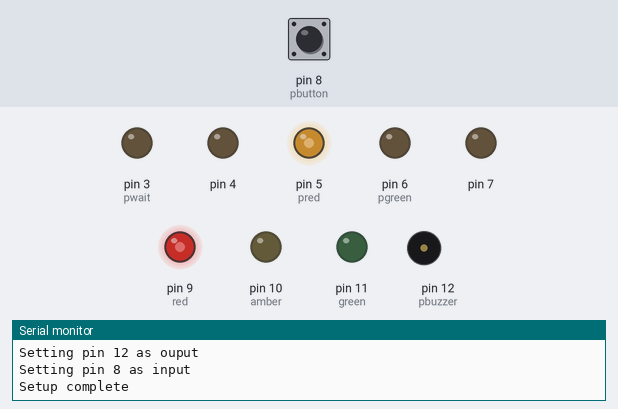
This sketch was run on a simulated Arduino Uno, built with avr-gcc and run on an emulated ATmega328P. On the bench: output pins drawn as LEDs (lit = HIGH), buzzer (waves = sounding, pin HIGH), the last lines printed to the serial monitor. Inputs (shaded band) come from the test bench; at power-on: pin 8 (pbutton) LOW.

Above: at 1.4 s.
1.5 s: pin 8 (pbutton) pulled HIGH for 0.15 s
At 2.7 s:
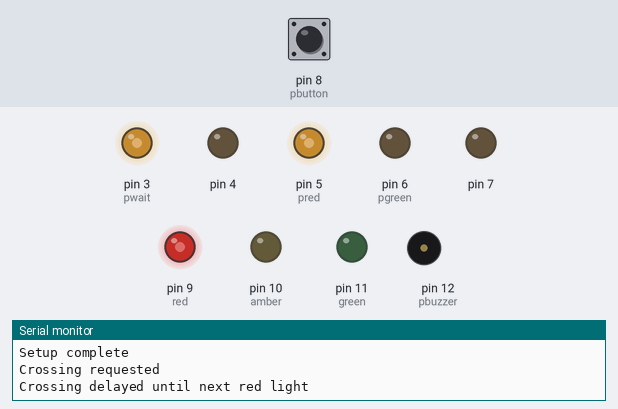
At 7.5 s:
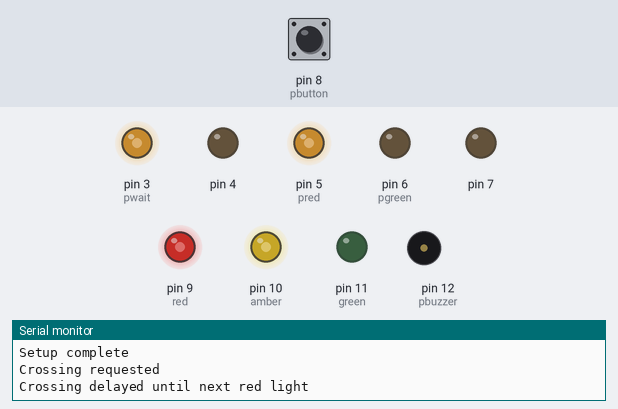
Timing chart, 0 to 24.5 s (numbered marks = the images above; inputs shaded):
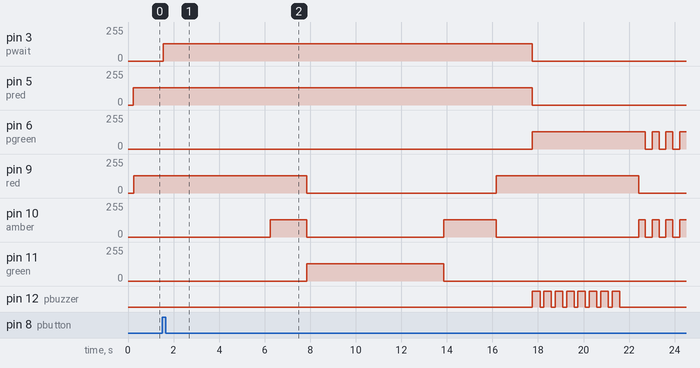

The sketch:

traffic-lights2.ino
```cpp
int pwait = 3;        // pin the waiting LED is on
int pred = 5;         // pin the pedestrian red LED is on
int pgreen = 6;       // pin the pedestrian green LED is on
int pbutton = 8;      // pin the pedestrian button is attached to
int red = 9;          // pin the red LED is attached to
int amber = 10;       // pin the amber LED is attached to
int green = 11;       // pin the green LED is attached to
int pbuzzer = 12;     // pin the buzzer is on

int stopgo = 6000;    // the length of time to be on red or green
int steady = 1500;    // the amount of time amber is on with red or on it's own
int walking = 4000;   // amount of time for pedestrian green light to be on
int flash = 300;      // flash interval for amber
int brightness = 128;  // 0-255, the brightness of the LEDs

unsigned long endTime;              // holds the end time of the current state
unsigned long crossing = 61000;     // time to wait before another crossing
unsigned long crossperiod = 0;      // end time of current crossing embargo

int pbuttonState = 0;   // used to hold the state of the pedestrian button
int requested = 0;      // used to hold the state of crossing requests

int currentState = 0;   // this will hold the traffic light state
                        // 0 = stop
                        // 1 = stop but ready
                        // 2 = go
                        // 3 = ready to stop

int previousState = 99;  // values as above, initial value must be > 0


void setup() {

  Serial.begin(9600);

  Serial.println("Starting pin assignment");
  for (int p = 3; p < 13; p++) {
    pinMode(p, OUTPUT);
    Serial.print("Setting pin ");
    Serial.print(p);
    Serial.println(" as ouput");
  }

  Serial.print("Setting pin ");
  Serial.print(pbutton);
  Serial.println(" as input");
  pinMode(pbutton, INPUT);

  analogWrite(pred, brightness);

  Serial.println("Setup complete");
}

void loop() {

  pbuttonState = digitalRead(pbutton);

  if (pbuttonState & requested == 0) {
    Serial.println("Crossing requested");
    analogWrite(pwait, brightness);
    if (currentState > 0) {
      requested = 1;
      Serial.println("Crossing at next red light");
    } else {
      Serial.println("Crossing delayed until next red light");
      requested = 2;
    }

  }

  switch (currentState) {

    case 0:
      if (currentState != previousState) {
        endTime = millis();
        previousState = currentState;
      }

      if ((stopgo + endTime) < millis()) {
        currentState = 1;
        previousState = 0;
      } else {
        analogWrite(red, brightness);
        if (requested == 1 & millis() > crossperiod) {
          delay(steady);
          Serial.println("Crossing now");
          analogWrite(pred, 0);
          analogWrite(pgreen, brightness);
          analogWrite(pwait, 0);
          int freq = walking / 12;
          for (int b = 1; b < 9; b++) {
            digitalWrite(pbuzzer, HIGH);
            delay(freq);
            digitalWrite(pbuzzer, LOW);
            delay(freq / 2);
          }
          delay(freq * 2);
          analogWrite(pgreen, 0);
          analogWrite(red, 0);

          Serial.println("Flashing");
          for (int f = 1; f < 8; f++) {
            analogWrite(amber, brightness);
            analogWrite(pgreen, brightness);
            delay(flash);
            analogWrite(amber, 0);
            analogWrite(pgreen, 0);
            delay(flash);
          }
          analogWrite(pred, brightness);
          Serial.println("Don't cross!");
          analogWrite(amber, brightness);
          delay(steady);
          Serial.println("Continuing to green");
          analogWrite(amber, 0);
          currentState = 2;
          previousState = 1;
          requested = 0;
          crossperiod = millis() + crossing;
        }
        break;
      }

    case 1:
      if (currentState != previousState) {
        endTime = millis();
        previousState = currentState;
      }
      if (requested == 2) requested = 1;
      if ((steady + endTime) < millis()) {
        currentState = 2;
        analogWrite(amber, 0);
        analogWrite(red, 0);
        previousState = 1;
      } else {
        analogWrite(amber, brightness);
        break;
      }

    case 2:
      if (currentState != previousState) {
        endTime = millis() + stopgo;
        previousState = currentState;
      }
      if (millis() > endTime) {
        currentState = 3;
        analogWrite(green, 0);
        previousState = 2;
      } else {
        analogWrite(green, brightness);
        break;
      }

    case 3:
      if (currentState != previousState) {
        endTime = millis() + (steady * 1.5);
        previousState = currentState;
      }
      if (millis() > endTime) {
        currentState = 0;
        analogWrite(amber, 0);
        analogWrite(red, brightness);
        previousState = 3;
      } else {
        analogWrite(amber, brightness);
        break;
      }
  }

  delay(100);
}
```

Measured:
- after the input at 1.5 s, pin 3 (pwait): 0/255 → 128/255 after 0.05 s, → 0/255 16.2 s later; pin 5 (pred): 128/255 → 0/255 after 16.3 s
